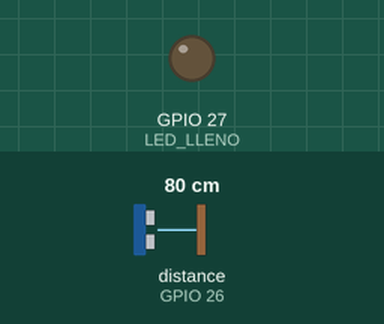
This sketch was run on a simulated ESP32. Parts: output pins drawn as LEDs (lit = HIGH). Wiring (inferred from the names in the program): ultrasonic range finder: trigger GPIO 25; echo GPIO 26. The inputs (shaded band) are chosen by the test bench; at power-on: distance to the obstacle (sensor on GPIO 26) 80 cm. The echo pulse lasts 58.3 µs per cm; WiFi joins after 1.5 s; servers stay silent unless stated; no MQTT or app messages arrive unless stated; pins used as bus, display or sensor lines are not drawn; what the sketch prints to the serial monitor is not drawn.

Above: at 2.7 s.
2.8 s: distance to the obstacle (sensor on GPIO 26) set to 8 cm
4.3 s: distance to the obstacle (sensor on GPIO 26) set to 5 cm
At 5.2 s:
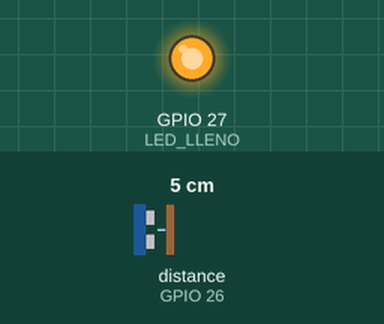
5.9 s: distance to the obstacle (sensor on GPIO 26) set to 9 cm
At 6.7 s:
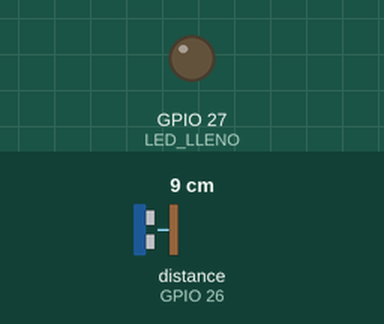
Timing chart, 0 to 8.9 s (numbered marks = the images above; inputs shaded):
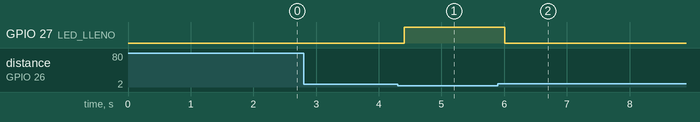

Measured:
- the behaviour switches between 7 and 6 cm on distance to the obstacle (sensor on GPIO 26) (found by bisection; images 0 and 1)
- after the input at 2.8 s, every drawn part: stays the same
- after the input at 4.3 s, GPIO 27 (LED_LLENO): LOW → HIGH after 0.10 s
- after the input at 5.9 s, GPIO 27 (LED_LLENO): HIGH → LOW after 0.11 s

The sketch:

01_Tanque_Ultrasonico.ino
```cpp
// Ejercicio 1: Nivel de tanque con HC-SR04 + Adafruit IO (MQTT)  |  Placa: ESP32 (DevKit WiFi + Bluetooth)
// Feeds a crear en Adafruit IO: nivel-tanque, estado-tanque
#include <WiFi.h>
#include <PubSubClient.h>

const char* WIFI_SSID = "TU_WIFI";
const char* WIFI_PASS = "TU_CLAVE";
const char* AIO_USER  = "TU_USUARIO_AIO";
const char* AIO_KEY   = "TU_AIO_KEY";

#define TRIG_PIN  25
#define ECHO_PIN  26   // ECHO entrega 5V: usa divisor de voltaje 1k/2k
#define LED_LLENO 27

// Calibración: distancia (cm) del sensor al agua
const float DIST_VACIO = 30.0;  // tanque vacío
const float DIST_LLENO = 5.0;   // tanque lleno

WiFiClient wifi;
PubSubClient mqtt(wifi);
float nivelAnterior;
unsigned long ultimoEnvio = 0;

float medirDistancia() {
  digitalWrite(TRIG_PIN, LOW);  delayMicroseconds(2);
  digitalWrite(TRIG_PIN, HIGH); delayMicroseconds(10);   // pulso de disparo
  digitalWrite(TRIG_PIN, LOW);
  long us = pulseIn(ECHO_PIN, HIGH, 30000);              // tiempo del eco (timeout 30 ms)
  if (us == 0) return -1;                                // sin lectura
  return us * 0.0343 / 2.0;                              // cm
}

float leerNivel() {  // porcentaje 0-100
  float d = medirDistancia();
  if (d < 0) return nivelAnterior;
  return constrain((DIST_VACIO - d) * 100.0 / (DIST_VACIO - DIST_LLENO), 0, 100);
}

void publicar(const char* feed, String valor) {
  String topic = String(AIO_USER) + "/feeds/" + feed;    // formato de Adafruit IO
  mqtt.publish(topic.c_str(), valor.c_str());
}

void conectarMQTT() {
  while (!mqtt.connected()) {
    if (!mqtt.connect("esp32-tanque", AIO_USER, AIO_KEY)) delay(2000);
  }
}

void setup() {
  Serial.begin(115200);
  pinMode(TRIG_PIN, OUTPUT);
  pinMode(ECHO_PIN, INPUT);
  pinMode(LED_LLENO, OUTPUT);
  WiFi.begin(WIFI_SSID, WIFI_PASS);
  while (WiFi.status() != WL_CONNECTED) delay(500);
  mqtt.setServer("io.adafruit.com", 1883);
  nivelAnterior = 0;
  nivelAnterior = leerNivel();
}

void loop() {
  if (!mqtt.connected()) conectarMQTT();
  mqtt.loop();

  float nivel = leerNivel();
  digitalWrite(LED_LLENO, nivel >= 95);                  // LED encendido = tanque lleno

  if (millis() - ultimoEnvio >= 10000) {                 // límite gratis de Adafruit IO: 30 msg/min
    float tasa = (nivel - nivelAnterior) / 10.0;         // % por segundo
    String estado;
    if (nivel >= 95) estado = "LLENO";
    else if (tasa > 0.05) estado = "LLENANDO (faltan ~" + String((100 - nivel) / tasa / 60.0, 1) + " min)";
    else if (tasa < -0.05) estado = "VACIANDO";
    else estado = nivel < 10 ? "VACIO" : "ESTABLE";

    publicar("nivel-tanque", String(nivel, 1));
    publicar("estado-tanque", estado);
    Serial.println(String(nivel, 1) + "% - " + estado);
    nivelAnterior = nivel;
    ultimoEnvio = millis();
  }
  delay(200);
}
```
